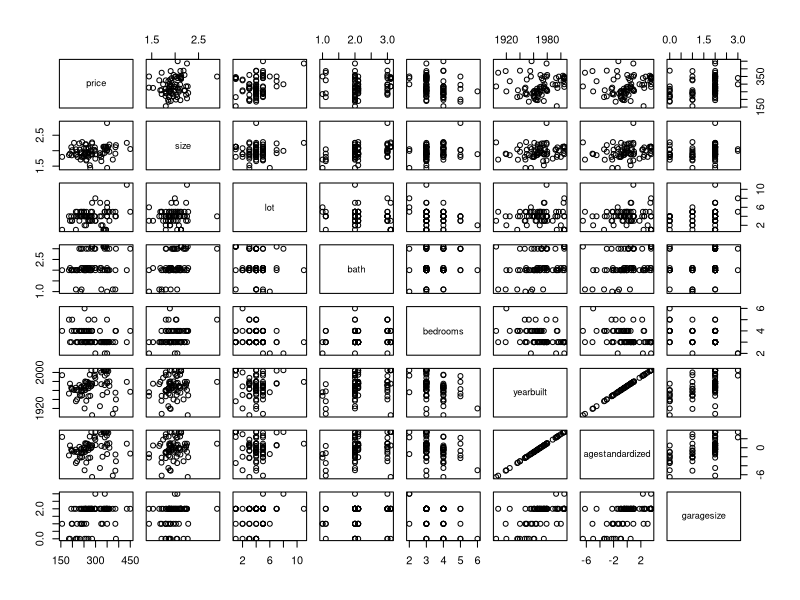
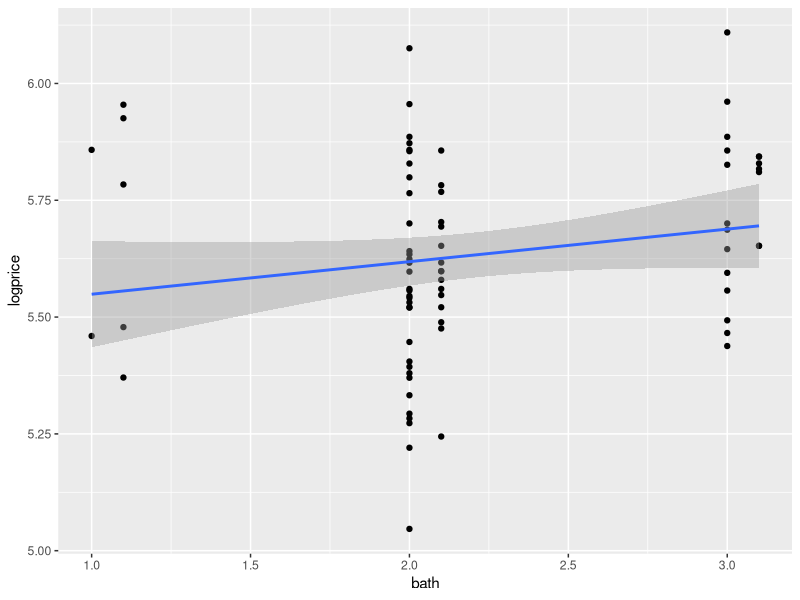
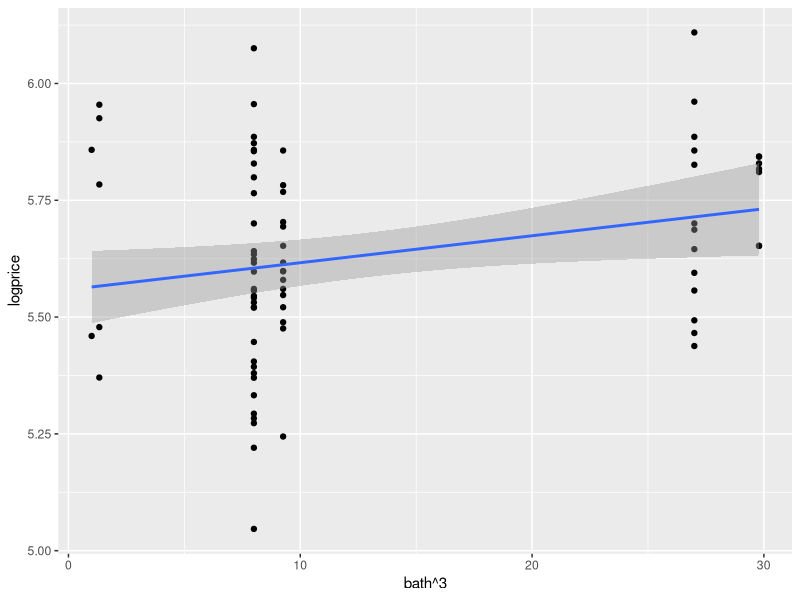
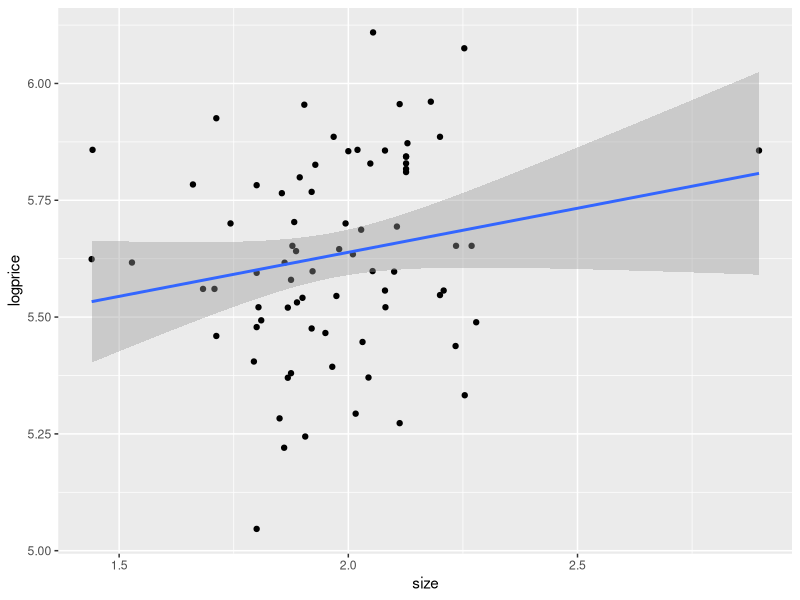
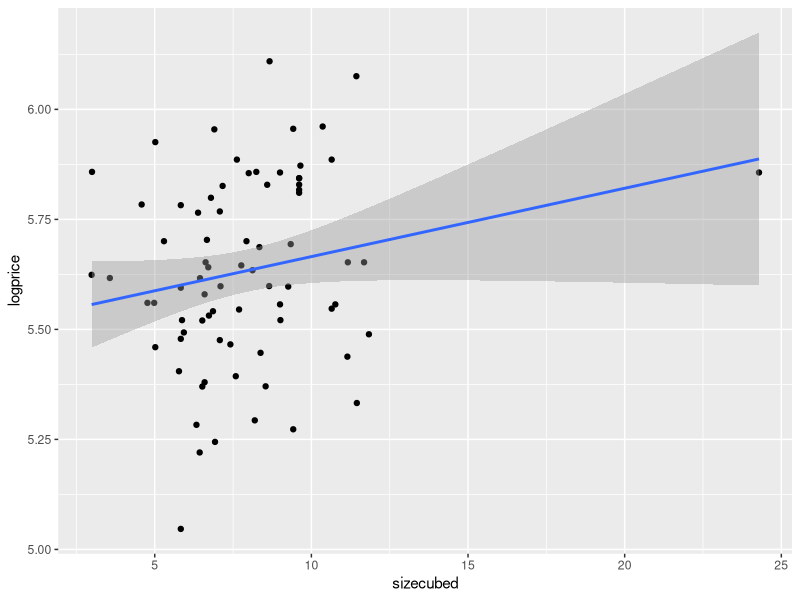
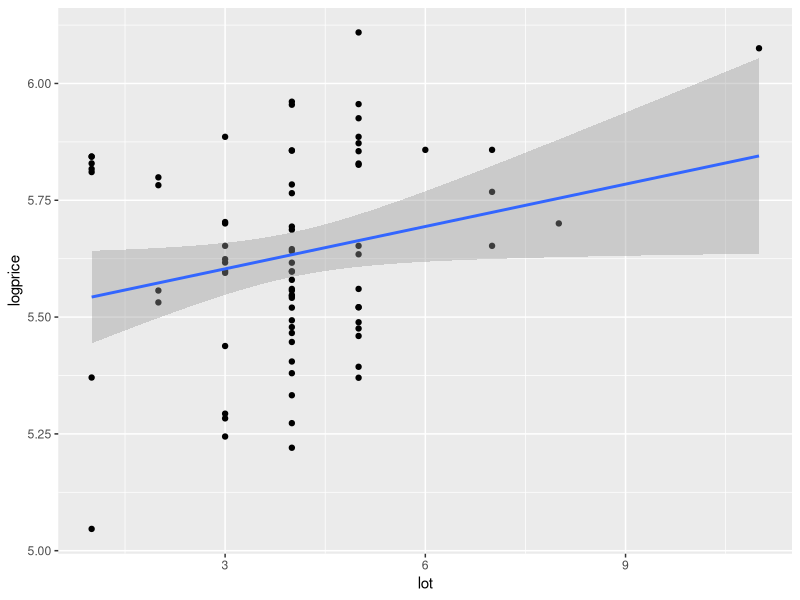
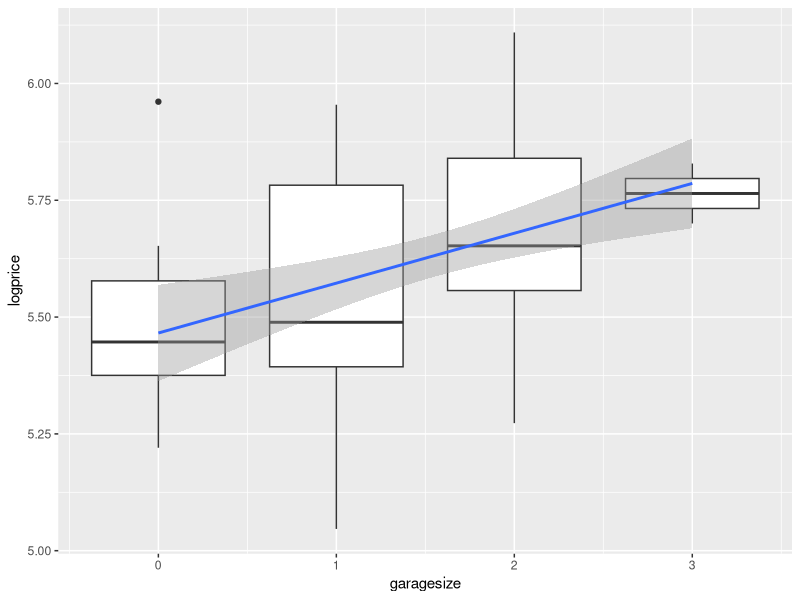
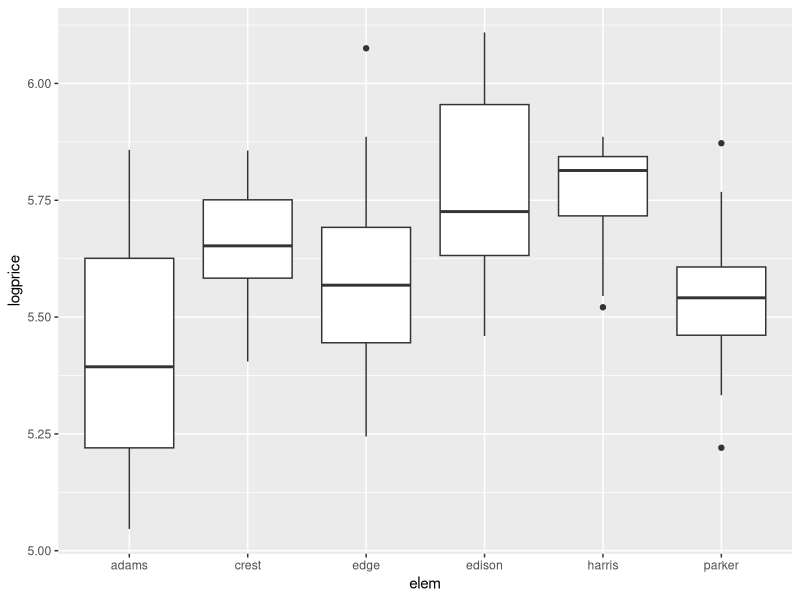

Here is the R script that generated these plots, in order:
## ---- chunk 1
library(readxl)
library(ggplot2)
housing <- read_xlsx("Housing.xlsx")
## ---- chunk 2
summary(housing)
## ---- chunk 3
housing_numeric <- housing[2:9]
pairs(housing_numeric)
## ---- chunk 4
cor(log(housing$price), housing_numeric)
## ---- chunk 5
housing$logprice <- log(housing$price)
## ---- chunk 6
ggplot(housing, aes(x = bath, y = logprice)) +
  geom_point() +
  geom_smooth(method = "lm")
## ---- chunk 7
ggplot(housing, aes(x = bath^3, y = logprice)) +
  geom_point() +
  geom_smooth(method = "lm")
## ---- chunk 8
housing$bathcubed <- housing$bath ^ 3
summary(lm(logprice ~ bathcubed, data = housing))
## ---- chunk 9
ggplot(housing, aes(x = size, y = logprice)) +
  geom_point() +
  geom_smooth(method = "lm", se=TRUE)
## ---- chunk 10
sizecubed <- (housing$size) ^ (3)
ggplot(housing, aes(x = sizecubed, y = logprice)) +
  geom_point() +
  geom_smooth(method = "lm", se=TRUE)
## ---- chunk 11
summary(lm(logprice ~ sizecubed, data = housing))
## ---- chunk 12
ggplot(housing, aes(x = lot, y = logprice)) +
  geom_point() +
  geom_smooth(method = "lm")
## ---- chunk 13
summary(lm(logprice ~ lot, data = housing))
## ---- chunk 14
ggplot(housing, aes(x = garagesize, y = logprice, group = garagesize)) +
  geom_boxplot() +
  geom_smooth(method = "lm", se=TRUE, aes(group=1))
## ---- chunk 15
summary(lm(logprice ~ garagesize, data = housing))
## ---- chunk 16
ggplot(housing, aes(x = elem, y = logprice, group = elem)) +
  geom_boxplot()
## ---- chunk 17
summary(lm(logprice ~ elem, data = housing))
## ---- chunk 18

ModelonPrice <- lm(housing$price ~ housing$bathcubed + housing$lot + housing$garagesize)
summary(ModelonPrice)
par(mfrow = c(2,2))
plot(ModelonPrice)

## ---- chunk 19

finalModelonLogPrice <-lm(housing$logprice ~ housing$bathcubed + housing$lot + housing$garagesize)

summary(finalModelonLogPrice)
par(mfrow = c(2,2))
plot(finalModelonLogPrice)
